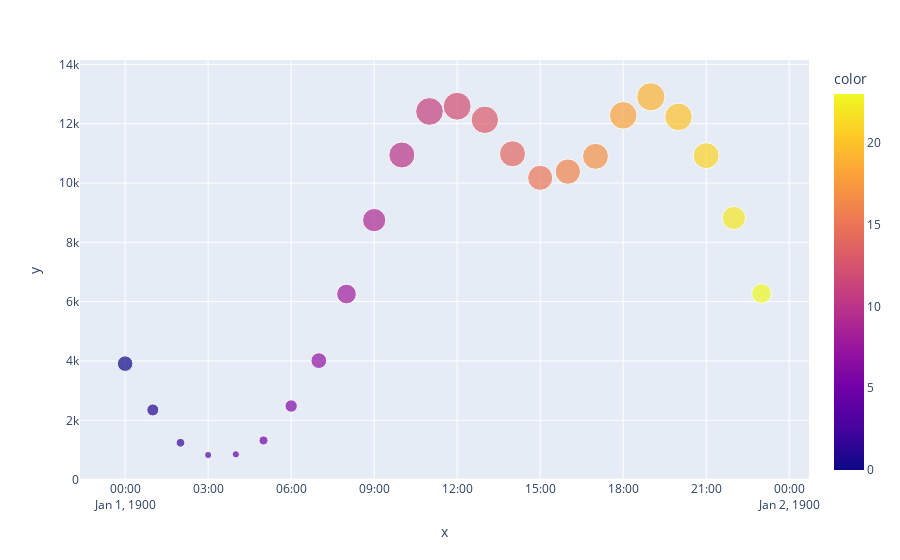

Notebook code cell kept with this figure:
### Code cell
px.scatter(x=pd.to_datetime(time.index, format="%H"), y=time.values, size=time.values, color = time.index)

### Figure 1 — Plotly figure (JSON) as saved in the notebook; plotly's stock layout.template omitted (floating-point values rounded to 4 significant figures)
{"data": [{"hovertemplate": "x=%{x}<br>y=%{y}<br>size=%{marker.size}<br>color=%{marker.color}<extra></extra>", "legendgroup": "", "marker": {"color": [19, 12, 11, 18, 20, 13, 14, 10, 21, 17, 16, 15, 22, 9, 23, 8, 7, 0, 6, 1, 5, 2, 4, 3], "coloraxis": "coloraxis", "size": [12905, 12587, 12411, 12280, 12228, 12129, 10984, 10944, 10921, 10899, 10384, 10175, 8822, 8748, 6275, 6256, 4011, 3910, 2482, 2350, 1321, 1243, 854, 831], "sizemode": "area", "sizeref": 32.26, "symbol": "circle"}, "mode": "markers", "name": "", "orientation": "v", "showlegend": false, "type": "scatter", "x": ["1900-01-01T19:00:00", "1900-01-01T12:00:00", "1900-01-01T11:00:00", "1900-01-01T18:00:00", "1900-01-01T20:00:00", "1900-01-01T13:00:00", "1900-01-01T14:00:00", "1900-01-01T10:00:00", "1900-01-01T21:00:00", "1900-01-01T17:00:00", "1900-01-01T16:00:00", "1900-01-01T15:00:00", "1900-01-01T22:00:00", "1900-01-01T09:00:00", "1900-01-01T23:00:00", "1900-01-01T08:00:00", "1900-01-01T07:00:00", "1900-01-01T00:00:00", "1900-01-01T06:00:00", "1900-01-01T01:00:00", "1900-01-01T05:00:00", "1900-01-01T02:00:00", "1900-01-01T04:00:00", "1900-01-01T03:00:00"], "xaxis": "x", "y": [12905, 12587, 12411, 12280, 12228, 12129, 10984, 10944, 10921, 10899, 10384, 10175, 8822, 8748, 6275, 6256, 4011, 3910, 2482, 2350, 1321, 1243, 854, 831], "yaxis": "y"}], "layout": {"coloraxis": {"colorbar": {"title": {"text": "color"}}, "colorscale": [[0, "#0d0887"], [0.1111, "#46039f"], [0.2222, "#7201a8"], [0.3333, "#9c179e"], [0.4444, "#bd3786"], [0.5556, "#d8576b"], [0.6667, "#ed7953"], [0.7778, "#fb9f3a"], [0.8889, "#fdca26"], [1, "#f0f921"]]}, "legend": {"itemsizing": "constant", "tracegroupgap": 0}, "margin": {"t": 60}, "xaxis": {"anchor": "y", "domain": [0, 1], "title": {"text": "x"}}, "yaxis": {"anchor": "x", "domain": [0, 1], "title": {"text": "y"}}}}
